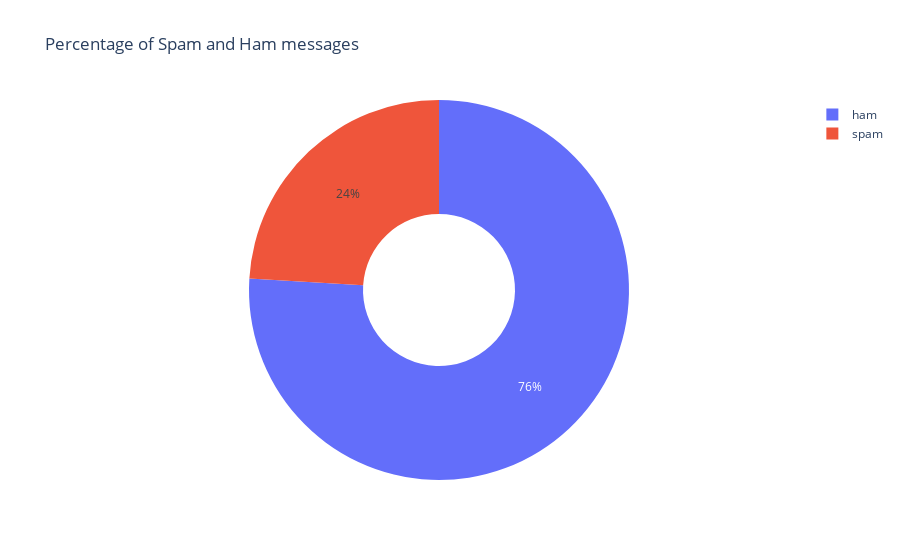

Write notebook code for a chart like this one.
### Code cell
# ploting a pie chart graph using plotly

fig= px.pie(values= df1['spam'].value_counts(), hole=0.4, names= ["ham","spam"], title= "Percentage of Spam and Ham messages",)
fig.show()

### Figure 1 — Plotly figure (JSON) as saved in the notebook; plotly's stock layout.template omitted (floating-point values rounded to 4 significant figures)
{"data": [{"domain": {"x": [0, 1], "y": [0, 1]}, "hole": 0.4, "hovertemplate": "label=%{label}<br>value=%{value}<extra></extra>", "labels": ["ham", "spam"], "legendgroup": "", "name": "", "showlegend": true, "type": "pie", "values": [4325, 1368]}], "layout": {"autosize": true, "legend": {"tracegroupgap": 0}, "title": {"text": "Percentage of Spam and Ham messages"}}}
